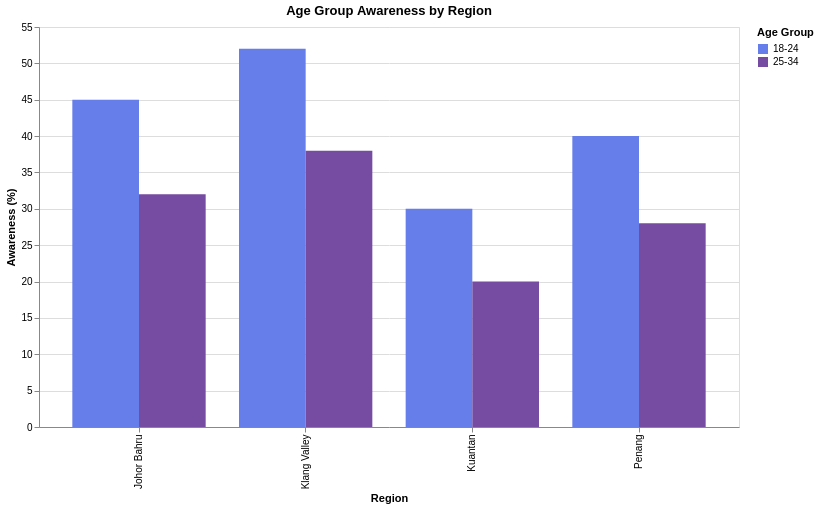

Express this chart as Vega-Lite.
### Vega-Lite specification from a JSON file in a GitHub repository (floating-point values rounded to 4 significant figures)
{"$schema": "https://vega.github.io/schema/vega-lite/v5.json", "title": "Age Group Awareness by Region", "width": 700, "height": 400, "data": {"values": [{"region": "Klang Valley", "ageGroup": "18-24", "awareness": 52}, {"region": "Klang Valley", "ageGroup": "25-34", "awareness": 38}, {"region": "Johor Bahru", "ageGroup": "18-24", "awareness": 45}, {"region": "Johor Bahru", "ageGroup": "25-34", "awareness": 32}, {"region": "Penang", "ageGroup": "18-24", "awareness": 40}, {"region": "Penang", "ageGroup": "25-34", "awareness": 28}, {"region": "Kuantan", "ageGroup": "18-24", "awareness": 30}, {"region": "Kuantan", "ageGroup": "25-34", "awareness": 20}]}, "mark": "bar", "encoding": {"x": {"field": "region", "type": "nominal", "title": "Region"}, "y": {"field": "awareness", "type": "quantitative", "title": "Awareness (%)"}, "color": {"field": "ageGroup", "type": "nominal", "scale": {"domain": ["18-24", "25-34"], "range": ["#667eea", "#764ba2"]}, "title": "Age Group"}, "xOffset": {"field": "ageGroup"}, "tooltip": [{"field": "region", "type": "nominal", "title": "Region"}, {"field": "ageGroup", "type": "nominal", "title": "Age Group"}, {"field": "awareness", "type": "quantitative", "title": "Awareness %"}]}}
